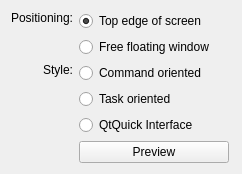
<?xml version="1.0" encoding="UTF-8"?>
<ui version="4.0">
 <class>InterfaceOptions</class>
 <widget class="QWidget" name="InterfaceOptions">
  <property name="geometry">
   <rect>
    <x>0</x>
    <y>0</y>
    <width>242</width>
    <height>137</height>
   </rect>
  </property>
  <layout class="QGridLayout" name="gridLayout">
   <item row="0" column="0">
    <widget class="QLabel" name="label_2">
     <property name="text">
      <string>Positioning:</string>
     </property>
     <property name="alignment">
      <set>Qt::AlignRight|Qt::AlignTop|Qt::AlignTrailing</set>
     </property>
    </widget>
   </item>
   <item row="0" column="1">
    <widget class="QRadioButton" name="topEdgeButton">
     <property name="text">
      <string>Top edge of screen</string>
     </property>
     <property name="checked">
      <bool>true</bool>
     </property>
    </widget>
   </item>
   <item row="1" column="1">
    <widget class="QRadioButton" name="freeFloatingButton">
     <property name="text">
      <string>Free floating window</string>
     </property>
    </widget>
   </item>
   <item row="1" column="2">
    <spacer name="horizontalSpacer">
     <property name="orientation">
      <enum>Qt::Horizontal</enum>
     </property>
     <property name="sizeHint" stdset="0">
      <size>
       <width>69</width>
       <height>20</height>
      </size>
     </property>
    </spacer>
   </item>
   <item row="2" column="0">
    <widget class="QLabel" name="label">
     <property name="text">
      <string>Style:</string>
     </property>
     <property name="alignment">
      <set>Qt::AlignRight|Qt::AlignTop|Qt::AlignTrailing</set>
     </property>
    </widget>
   </item>
   <item row="6" column="1">
    <spacer name="verticalSpacer">
     <property name="orientation">
      <enum>Qt::Vertical</enum>
     </property>
     <property name="sizeHint" stdset="0">
      <size>
       <width>150</width>
       <height>0</height>
      </size>
     </property>
    </spacer>
   </item>
   <item row="2" column="1">
    <widget class="QRadioButton" name="commandButton">
     <property name="text">
      <string>Command oriented</string>
     </property>
     <property name="checked">
      <bool>false</bool>
     </property>
    </widget>
   </item>
   <item row="3" column="1">
    <widget class="QRadioButton" name="taskButton">
     <property name="text">
      <string>Task oriented</string>
     </property>
    </widget>
   </item>
   <item row="5" column="1">
    <widget class="QPushButton" name="previewButton">
     <property name="text">
      <string>Preview</string>
     </property>
    </widget>
   </item>
   <item row="4" column="1">
    <widget class="QRadioButton" name="qtquickButton">
     <property name="text">
      <string>QtQuick Interface</string>
     </property>
    </widget>
   </item>
  </layout>
 </widget>
 <resources/>
 <connections/>
</ui>
